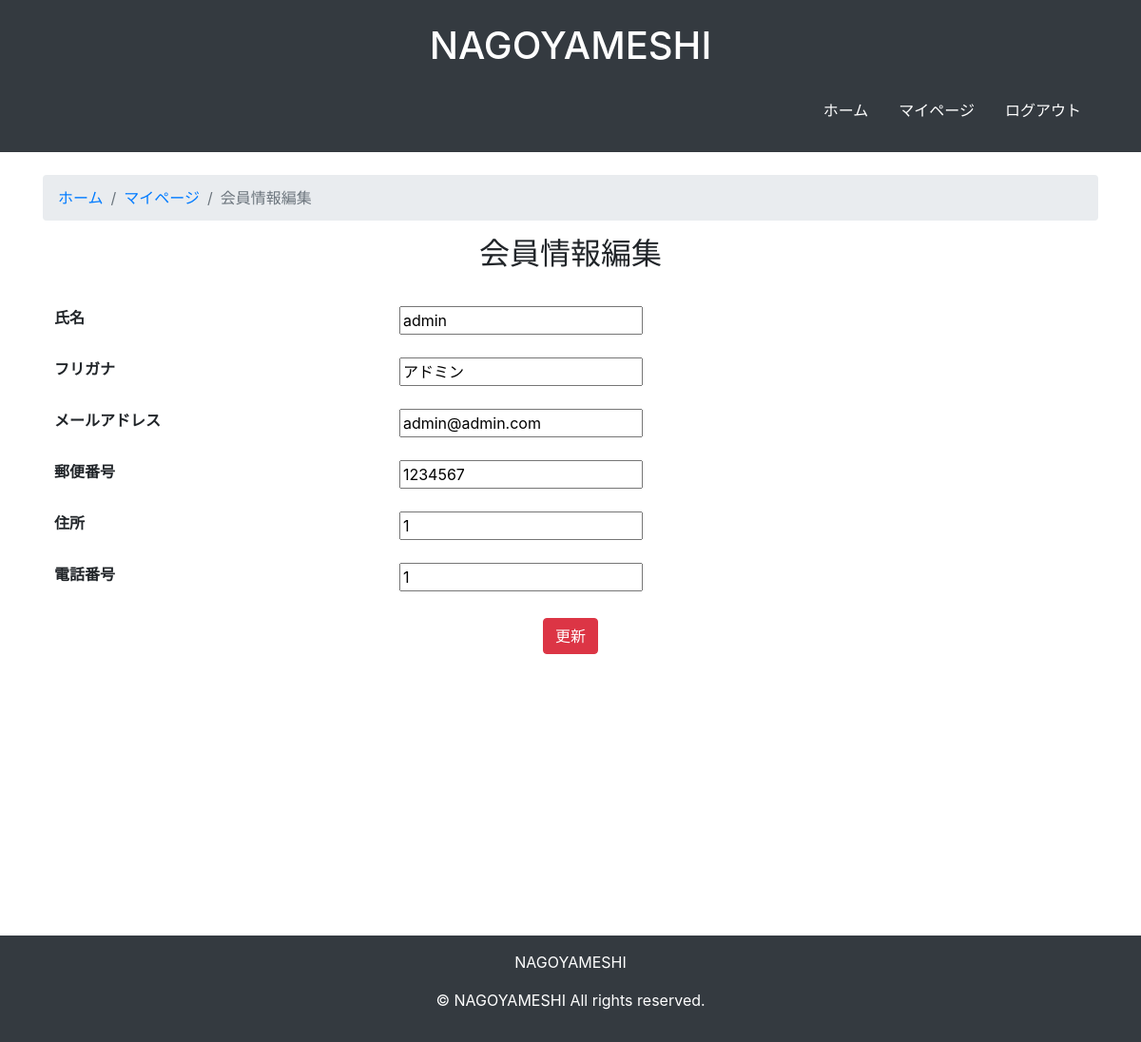
Screenshot of /update_user/ (signed in) with the database file from the repository.
### tabelog/models.py (models this page shows, shortened)
class User(AbstractBaseUser, PermissionsMixin):
    MEMBER_TYPE_CHOICES = [
        ('1', '無料'),
        ('2', '有料'),
    ]
    name = models.CharField("氏名", max_length=264)
    furigana = models.CharField(
        "フリガナ",
        max_length=264,
        validators=[RegexValidator(
            regex=r'^[ァ-ンヴー]*$',
            message='フリガナはカタカナで入力してください。'
        )]
    )
    mail_address = models.EmailField("メールアドレス", max_length=264, unique=True)
    EMAIL_FIELD = 'mail_address'
    postal_code = models.CharField(
        "郵便番号",
        max_length=7,
        validators=[RegexValidator(
            regex=r'^\d{7}$',
            message='郵便番号は半角数字7桁で入力してください。'
        )]
    )
    address = models.CharField("住所", max_length=264)
    phone_number = models.CharField("電話番号", max_length=15)
    member_type = models.CharField("会員種別", max_length=2, choices=MEMBER_TYPE_CHOICES,  default='1')
    created_at = models.DateTimeField("登録日", default=timezone.now)
    updated_at = models.DateTimeField("更新日", auto_now=True)
    is_active = models.BooleanField(default=True)
    is_staff = models.BooleanField(default=False)
    objects = UserManager()
    USERNAME_FIELD = 'mail_address'
    REQUIRED_FIELDS = ['name']

### tabelog/views.py (the view, shortened to what this page needs)
# urls.py: path('update_user/', views.UserUpdateView.as_view(), name='update_user'),
class UserUpdateView(generic.UpdateView):
    model = User
    form_class = UserUpdateForm
    template_name = 'tabelog/update_user.html'
    def get_object(self):
        return self.request.user

### tabelog/forms.py
class UserUpdateForm(forms.ModelForm):
    class Meta:
        model = User
        fields = ['name', 'furigana', 'mail_address', 'postal_code', 'address', 'phone_number']

### tabelog/templates/tabelog/update_user.html (shortened to what this page needs)
{% extends 'base.html' %}
{% block content %}
    <div class="d-flex flex-column min-vh-100">
        <div class="container mt-4 mb-auto">
            <nav aria-label="breadcrumb">
                <ol class="breadcrumb">
                    <li class="breadcrumb-item"><a href="{% url 'tabelog:index' %}">ホーム</a></li>
                    <li class="breadcrumb-item active" aria-current="page"><a href="{% url 'tabelog:mypage' user.pk %}">マイページ</a></li>
                    <li class="breadcrumb-item active" aria-current="page">会員情報編集</li>
                </ol>
            </nav>
            <div class="text-center mb-4">
                <h2>会員情報編集</h2>
            </div>
            <form method="post">
                <div class="table-responsive">
                    <table class="table table-borderless">
                        <tbody>
                            <tr>
                                <th scope="row">氏名</th>
                                <td>{{ form.name }}</td>
                            </tr>
                            <tr>
                                <th scope="row">フリガナ</th>
                                <td>{{ form.furigana }}</td>
                            </tr>
                            <tr>
                                <th scope="row">メールアドレス</th>
                                <td>{{ form.mail_address }}</td>
                            </tr>
                            <tr>
                                <th scope="row">郵便番号</th>
                                <td>{{ form.postal_code }}</td>
                            </tr>
                            <tr>
                                <th scope="row">住所</th>
                                <td>{{ form.address }}</td>
                            </tr>
                            <tr>
                                <th scope="row">電話番号</th>
                                <td>{{ form.phone_number }}</td>
                            </tr>
                        </tbody>
                    </table>
                </div>
                <div class="text-center">
                    <button type="submit" class="btn btn-danger">更新</button>
                </div>
            </form>
        </div>
    </div>
{% endblock %}

### rows the page displays
User: name "admin", furigana "アドミン", mail_address "admin@admin.com", postal_code "1234567", address "1", phone_number "1"
